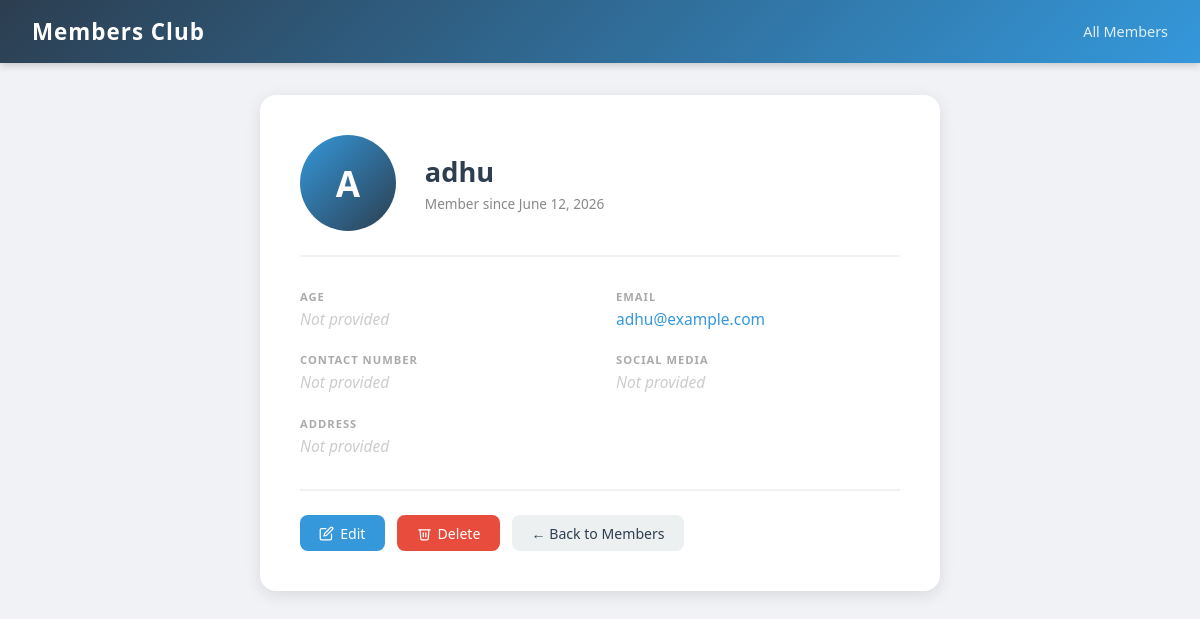
The app's page /members/2/ with its own data.
### members/models.py (models this page shows, shortened)
class Member(models.Model):
    name = models.CharField(max_length=100)
    age = models.PositiveIntegerField(null=True, blank=True)
    email = models.EmailField(unique=True)
    address = models.TextField(blank=True)
    contact_number = models.CharField(max_length=20, blank=True, validators=[validate_contact_number])
    is_active = models.BooleanField(default=True)
    social_media_url = models.URLField(blank=True)
    profile_image = models.ImageField(upload_to='profile_images/', null=True, blank=True)
    created_at = models.DateTimeField(auto_now_add=True)
    class Meta:
        ordering = ['-created_at']

### members/views.py (the view)
# urls.py: path('members/<int:pk>/', views.member_detail_view, name='member_detail_view'),
def member_detail_view(request, pk):
    member = Member.objects.filter(pk=pk).first()
    if member is None:
        return redirect('members')
    return render(request, 'details.html', {'mymember': member})

### members/templates/details.html (shortened to what this page needs)
{% extends "master.html" %}
{% block content %}
<div class="container">
  <div class="detail-card">
    <div class="detail-header">
      {% if mymember.profile_image %}
        <!--
          MEDIA FILES in Django
          ──────────────────────
          profile_image is an ImageField.  .url returns the full URL
          based on MEDIA_URL in settings.py  (e.g. /media/profile_images/photo.jpg).
          The actual file lives in MEDIA_ROOT on disk.
        -->
        <img src="{{ mymember.profile_image.url }}" alt="{{ mymember.name }}" class="detail-avatar">
      {% else %}
        <div class="detail-avatar-placeholder" data-name="{{ mymember.name }}">
          {{ mymember.name|first|upper }}
        </div>
      {% endif %}
      <div class="detail-header-info">
        <h2>{{ mymember.name }}</h2>
        <p>Member since {{ mymember.created_at|date:"F j, Y" }}</p>
      </div>
    </div>
    <div class="detail-fields">
      <div class="field-group">
        <span class="field-label">Age</span>
        <span class="field-value {% if not mymember.age %}empty{% endif %}">
          {% if mymember.age %}{{ mymember.age }} years{% else %}Not provided{% endif %}
        </span>
      </div>
      <div class="field-group">
        <span class="field-label">Email</span>
        <span class="field-value">
          <a href="mailto:{{ mymember.email }}">{{ mymember.email }}</a>
        </span>
      </div>
      <div class="field-group">
        <span class="field-label">Contact Number</span>
        <span class="field-value {% if not mymember.contact_number %}empty{% endif %}">
          {% if mymember.contact_number %}
            <a href="tel:{{ mymember.contact_number }}">{{ mymember.contact_number }}</a>
          {% else %}
            Not provided
          {% endif %}
        </span>
      </div>
      <div class="field-group">
        <span class="field-label">Social Media</span>
        <span class="field-value {% if not mymember.social_media_url %}empty{% endif %}">
          {% if mymember.social_media_url %}
            <a href="{{ mymember.social_media_url }}" target="_blank" rel="noopener noreferrer">
              {{ mymember.social_media_url }}
            </a>
          {% else %}
            Not provided
          {% endif %}
        </span>
      </div>
      <div class="field-group full-width">
        <span class="field-label">Address</span>
        <span class="field-value {% if not mymember.address %}empty{% endif %}">
          {% if mymember.address %}{{ mymember.address }}{% else %}Not provided{% endif %}
        </span>
      </div>
    </div>
    <div class="detail-actions">
      <a href="{% url 'member_update' mymember.id %}" class="btn btn-primary">
        <svg width="15" height="15" viewBox="0 0 24 24" fill="none"
             stroke="currentColor" stroke-width="2" stroke-linecap="round" stroke-linejoin="round">
          <path d="M11 4H4a2 2 0 0 0-2 2v14a2 2 0 0 0 2 2h14a2 2 0 0 0 2-2v-7"/>
          <path d="M18.5 2.5a2.121 2.121 0 0 1 3 3L12 15l-4 1 1-4 9.5-9.5z"/>
        </svg>
        Edit
      </a>
      <form method="post" action="{% url 'member_delete' mymember.id %}"
            onsubmit="return confirmDelete('{{ mymember.name }}')">
        <button type="submit" class="btn btn-danger">
          <svg width="15" height="15" viewBox="0 0 24 24" fill="none"
               stroke="currentColor" stroke-width="2" stroke-linecap="round" stroke-linejoin="round">
            <polyline points="3 6 5 6 21 6"/>
            <path d="M19 6l-1 14a2 2 0 0 1-2 2H8a2 2 0 0 1-2-2L5 6"/>
            <path d="M10 11v6M14 11v6"/>
          </svg>
          Delete
        </button>
      </form>
      <a href="{% url 'members' %}" class="btn btn-secondary">&#8592; Back to Members</a>
    </div>
  </div>
</div>
{% endblock %}

### members/static/members/css/style.css (style rules this page uses)
* { margin: 0; padding: 0; box-sizing: border-box; }
body { font-family: 'Segoe UI', Tahoma, Geneva, Verdana, sans-serif; background: #f0f2f5; color: #333; min-height: 100vh; }
.container { max-width: 1100px; margin: 2rem auto; padding: 0 1.5rem; }
.detail-card { background: white; border-radius: 16px; padding: 2.5rem; box-shadow: 0 4px 16px rgba(0, 0, 0, 0.1); max-width: 680px; margin: 0 auto; }
.detail-header { display: flex; align-items: center; gap: 1.8rem; margin-bottom: 2rem; padding-bottom: 1.5rem; border-bottom: 2px solid #f0f2f5; }
.detail-avatar-placeholder { width: 96px; height: 96px; border-radius: 50%; background: linear-gradient(135deg, #3498db, #2c3e50); display: flex; align-items: center; justify-content: center; color: white; font-size: 2.2rem; font-weight: 700; flex-shrink: 0; user-select: none; }
.detail-header-info h2 { font-size: 1.7rem; color: #2c3e50; }
.detail-header-info p { color: #888; font-size: 0.85rem; margin-top: 4px; }
.detail-fields { display: grid; grid-template-columns: 1fr 1fr; gap: 1.4rem 2rem; }
.field-group { display: flex; flex-direction: column; gap: 4px; }
.field-group.full-width { grid-column: 1 / -1; }
.field-label { font-size: 0.7rem; font-weight: 700; text-transform: uppercase; letter-spacing: 1px; color: #aaa; }
.field-value { font-size: 0.97rem; color: #2c3e50; word-break: break-word; }
.field-value a { color: #3498db; text-decoration: none; }
.field-value.empty { color: #ccc; font-style: italic; }
.detail-actions { margin-top: 2rem; padding-top: 1.5rem; border-top: 2px solid #f0f2f5; display: flex; gap: 0.8rem; align-items: center; flex-wrap: wrap; }
.btn { padding: 0.55rem 1.2rem; border-radius: 8px; border: none; cursor: pointer; font-size: 0.88rem; font-weight: 500; text-decoration: none; display: inline-flex; align-items: center; gap: 6px; transition: all 0.2s; font-family: inherit; }
.btn-primary { background: #3498db; color: white; }
.btn-danger { background: #e74c3c; color: white; }
.btn-secondary { background: #ecf0f1; color: #2c3e50; }

### records on screen
Member: name|first "A", name "adhu", created_at "June 12, 2026", email "adhu@example.com"
